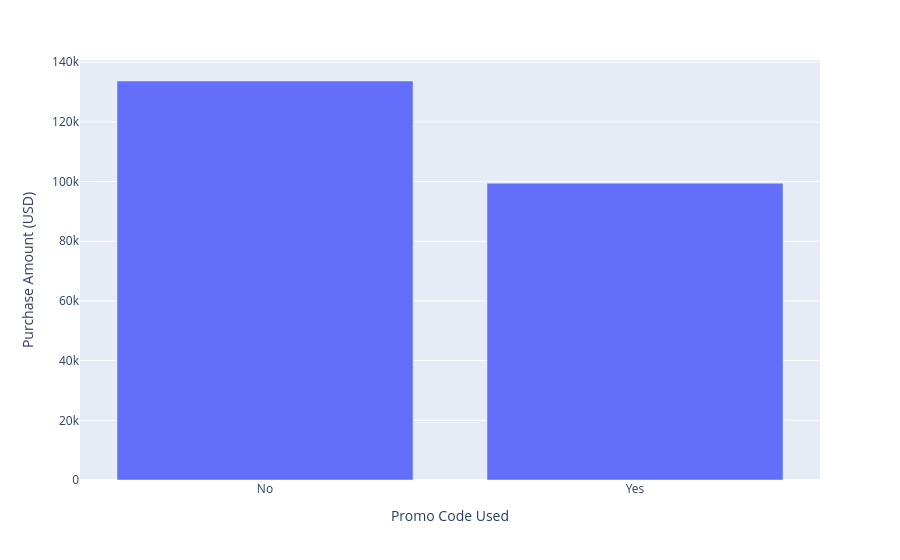

The notebook cell this image was saved under:
### Code cell
fig = px.bar(shop_groupby , x= 'Promo Code Used', y="Purchase Amount (USD)")
fig.show()

### Figure 1 — Plotly figure (JSON) as saved in the notebook; plotly's stock layout.template omitted (floating-point values rounded to 4 significant figures)
{"data": [{"hovertemplate": "Promo Code Used=%{x}<br>Purchase Amount (USD)=%{y}<extra></extra>", "legendgroup": "", "marker": {"color": "#636efa", "pattern": {"shape": ""}}, "name": "", "orientation": "v", "showlegend": false, "textposition": "auto", "type": "bar", "x": ["No", "Yes"], "xaxis": "x", "y": [133670, 99411], "yaxis": "y"}], "layout": {"barmode": "relative", "legend": {"tracegroupgap": 0}, "margin": {"t": 60}, "xaxis": {"anchor": "y", "domain": [0, 1], "title": {"text": "Promo Code Used"}}, "yaxis": {"anchor": "x", "domain": [0, 1], "title": {"text": "Purchase Amount (USD)"}}}}
